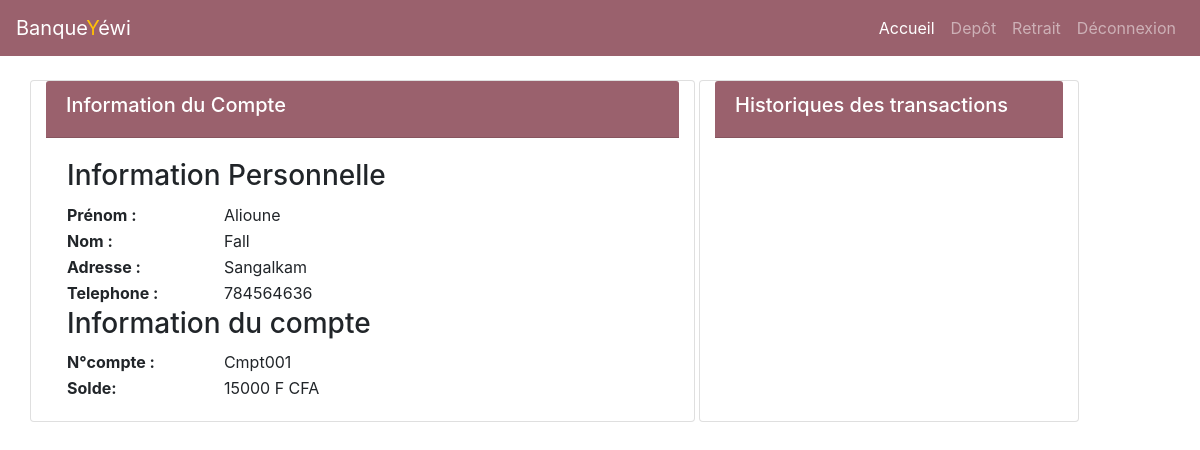
The page / (signed in) on the database its author committed.
### tables this page shows
CREATE TABLE `compte` (
  `id` int(11) NOT NULL,
  `numCompte` varchar(255) NOT NULL,
  `solde` double NOT NULL,
  `statut` int(11) NOT NULL,
  `iduser` int(11) NOT NULL
);

CREATE TABLE `personne` (
  `id` int(11) NOT NULL,
  `prenom` varchar(50) NOT NULL,
  `nom` varchar(20) NOT NULL,
  `tel` varchar(15) NOT NULL,
  `email` varchar(255) NOT NULL,
  `password` varchar(200) NOT NULL,
  `adresse` varchar(50) NOT NULL
);

### includes/database.php (called while the page is built, shortened)
<?php
try {
    $db = new PDO("mysql:host=localhost;dbname=bank", "root", "");
} catch (PDOException $e) {
   die("Erreur : ".$e->getMessage());
}
function myCompte($id){
    global $db;
    try {
        $req = $db->prepare("SELECT c.id as id,prenom, nom, numCompte,tel,adresse,idUser, solde
        FROM compte c, personne p
        WHERE c.iduser =:id AND p.id =:id");
        $req->execute([
            'id' => $id
        ]);
        return $req->fetch(PDO::FETCH_OBJ);
    } catch (PDOException $e) {
        die("Erreur : ".$e->getMessage());
    }
}
function estAdmin($email){
    return $email === "admin@gmail.com";
}

### views/home.php (the view, shortened to what this page needs)
<div class="container mt-4">
    <div class="row">
        <div class="col-md-7 card">
            <div class="card-header text-white" style="background-color: #9A616D;">
                <h5>Information du Compte</h5>
            </div>
            <div class="card-body">
                <?php if(estAdmin($user->email)): ?>
                    <div class="row">
                        <div class="alert alert-success col-md-5" role="alert">
                            <h3>Depôt Total</h3>
                            <h1><?= $depot->somme ?> FCFA</h1>
                        </div>
                        <div class="alert alert-warning col-md-5 ml-2" role="alert">
                            <h3>Retrait Total</h3>
                            <h1><?= $retrait->somme ?> FCFA</h1>
                        </div>
                    </div>
                    <div class="row">
                        <div class="alert alert-info col" role="alert">
                            <h3>CAISSE</h3>
                            <h1><?= $total->somme ?> FCFA</h1>
                        </div>
                    </div>
                <?php else: ?>
                    <?php if(isset($cpt)): ?>
                        <table>
                        <tr><td colspan="2"><h3>Information Personnelle</h3></td></tr>
                    <tr><th>Prénom : </th><td><?= ucfirst($cpt->prenom) ?></td></tr>
                        <tr><th>Nom : </th><td><?= ucfirst($cpt->nom) ?></td></tr>
                        <tr><th>Adresse : </th><td><?= ucfirst($cpt->adresse) ?></td></tr>
                        <tr><th>Telephone : </th><td><?= ucfirst($cpt->tel) ?></td></tr>
                        <tr><td colspan="2"><h3>Information du compte</h3></td></tr>
                        <tr><th>N°compte : </th><td><?= ucfirst($cpt->numCompte) ?></td></tr>
                        <tr><th>Solde: </th><td><?= ucfirst($cpt->solde)." F CFA" ?></td></tr>
                    </table>
                    <?php else: ?>
                        <div class="alert alert-info">Vous n'avez pas de compte pour le moment</div>
                    <?php endif; ?>
                <?php endif; ?>
            </div>
        </div>
        <div class="col-md-4 card ml-1">
            <div class="card-header text-white" style="background-color: #9A616D;">
                <h5>Historiques des transactions</h5>
            </div>
            <div class="card-body">
            </div>
        </div>
    </div>
</div>

### rows shown on the page
compte: iduser.prenom "Alioune", iduser.nom "Fall", iduser.adresse "Sangalkam", iduser.tel "784564636", numCompte "Cmpt001", solde "15000"
